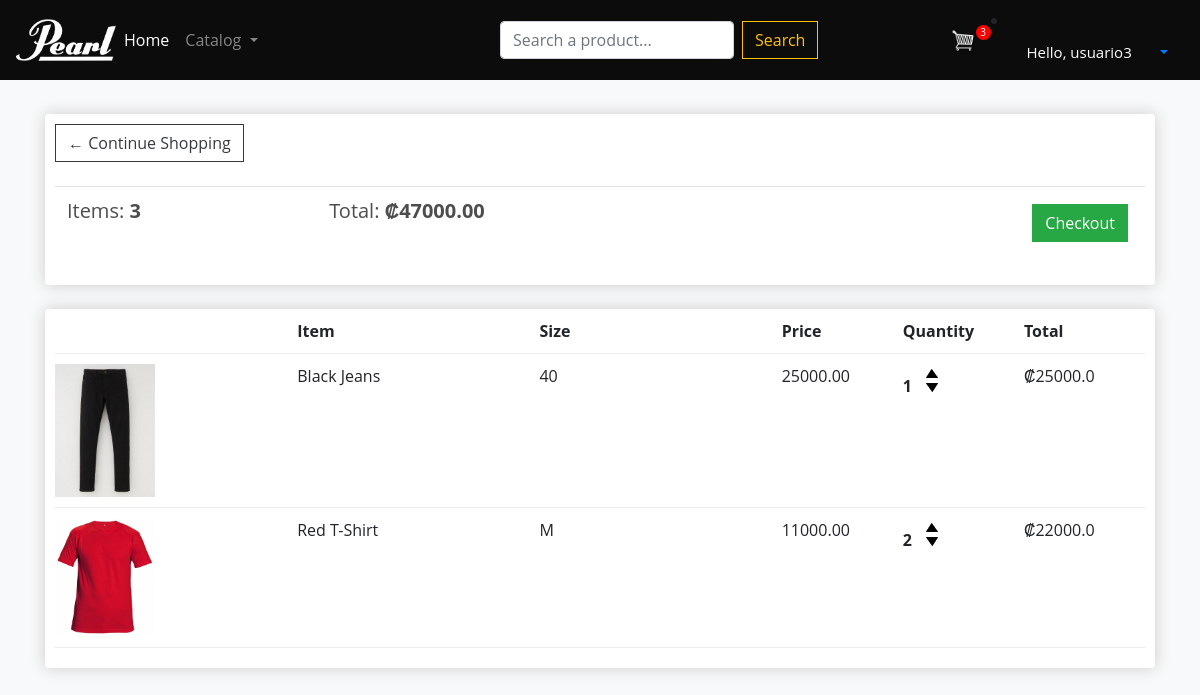
Page /cart/ (signed in) on the committed database.
### store/models.py (models this page shows, shortened)
class Order(models.Model):
    customer = models.ForeignKey(
        Customer,
        on_delete=models.SET_NULL,
        null=True,
        blank=True
    )
    date_ordered = models.DateTimeField(auto_now_add=True)
    complete = models.BooleanField(
        default=False
    )
    transaction_id = models.CharField(max_length=100, null=True)
    '''
    El siguiente metodo es para la seccion de shipping
    esta pensado bajo la logica que pueden haber produ-
    tos digitales y fisicos. El metodo revisa si es
    fisico o digital y con base a eso habilita la posi-
    bilidad de hacer ship del producto.
    '''
    @property
    def shipping(self):
        shipping = False
        orderitems = self.orderitem_set.all()
        for i in orderitems:
            if i.product.digital is False:
                shipping = True
        return shipping
    '''
    Los dos siguientes metodos es para calcular el total de
    items para una orden al igual que su precio.
    '''
    @property
    def get_cart_total(self):
        orderitems = self.orderitem_set.all()
        total = sum([item.get_total for item in orderitems])
        return total
    @property
    def get_cart_items(self):
        orderitems = self.orderitem_set.all()
        total = sum([item.quantity for item in orderitems])
        return total

class OrderItem(models.Model):
    product = models.ForeignKey(
        Product,
        on_delete=models.SET_NULL,
        null=True
    )
    order = models.ForeignKey(
        Order,
        on_delete=models.SET_NULL,
        null=True
    )
    quantity = models.IntegerField(
        default=0,
        null=True,
        blank=True
    )
    date_added = models.DateTimeField(auto_now_add=True)
    ENCARGO_STATUS = (
        ('w', 'En solicitud'),
        ('d', 'Declinado'),
        ('c', 'Encargado'),
    )
    status = models.CharField(
        max_length=1,
        choices=ENCARGO_STATUS,
        blank=True,
        default='w',
        help_text='Estado del producto'
    )
    @property
    def get_total(self):
        total = self.product.price * self.quantity
        return total

class Product(models.Model):
    name = models.CharField(max_length=200, null=True)
    price = models.FloatField()
    image = models.ImageField(null=True, blank=True)
    digital = models.BooleanField(default=False, null=True, blank=True)
    estilo = models.ForeignKey(
        Estilo,
        on_delete=models.SET_NULL,
        null=True,
        help_text='Seleccione el o los estilos de este articulo.'
    )
    talla = models.CharField(
        max_length=10,
        null=True,
        blank=True,
        help_text='Agregue la talla de la prenda.'
    )
    marca = models.ForeignKey(
        Marca,
        on_delete=models.SET_NULL,
        null=True,
        help_text='Seleccione la marca de este articulo.'
    )
    description = models.CharField(
        max_length=100,
        null=True,
        help_text='Agregue una descripcion al articulo.'
    )
    @property
    def imageURL(self):
        try:
            url = self.image.url
        except Exception:
            url = ''
        return url

### store/views.py (the view)
# urls.py: path('cart/', views.cart, name='cart'),
def cart(request):
    data = cartData(request)
    cartItems = data['cartItems']
    order = data['order']
    items = data['items']
    context = {
        'items': items,
        'order': order,
        'cartItems': cartItems
    }
    return render(request, 'store/cart.html', context)

### store/utils.py (called while the page is built)
def cartData(request):
    if request.user.is_authenticated:
        customer = request.user.customer
        order, created = Order.objects.get_or_create(
            customer=customer,
            complete=False
        )
        items = order.orderitem_set.all()
        cartItems = order.get_cart_items
    else:
        cookieData = cookieCart(request)
        cartItems = cookieData['cartItems']
        order = cookieData['order']
        items = cookieData['items']
    return {
        'cartItems': cartItems,
        'order': order,
        'items': items
    }

### store/templates/store/cart.html
{% extends 'store/main.html' %}
{% load static %}
{% block content %}
	<div class="row">
		<div class="col-lg-12">
			<div class="box-element">
				<a  class="btn btn-outline-dark" href="{% url 'store' %}">&#x2190; Continue Shopping</a>
				<br>
				<br>
				<table class="table">
					<tr>
						<th><h5>Items: <strong>{{order.get_cart_items}}</strong></h5></th>
						<th><h5>Total:<strong> ₡{{order.get_cart_total|floatformat:2}}</strong></h5></th>
						<th>
							<a  style="float:right; margin:5px;" class="btn btn-success" href="{% url 'checkout' %}">Checkout</a>
						</th>
					</tr>
				</table>
			</div>
			<br>
			<div class="box-element">
				<div class="cart-row">
					<div style="flex:2"></div>
					<div style="flex:2"><strong>Item</strong></div>
					<div style="flex:2"><strong>Size</strong></div>
					<div style="flex:1"><strong>Price</strong></div>
					<div style="flex:1"><strong>Quantity</strong></div>
					<div style="flex:1"><strong>Total</strong></div>
				</div>
				{% for item in items %}
				<div class="cart-row">
					<div style="flex:2"><img class="row-image" src="{{item.product.imageURL}}"></div>
					<div style="flex:2">{{item.product.name}}</div>
					<div style="flex:2">{{item.product.talla}}</div>
					<div style="flex:1">{{item.product.price|floatformat:2}}</div>
					<div style="flex:1">
						<p class="quantity">{{item.quantity}}</p>
						<div class="quantity">
							<img data-product={{item.product.id}} data-action="add" class="chg-quantity update-cart" src="{% static 'images/arrow-up.png' %}">
							<img data-product={{item.product.id}} data-action="remove" class="chg-quantity update-cart" src="{% static 'images/arrow-down.png' %}">
						</div>
					</div>
					<div style="flex:1">₡{{item.get_total}}</div>
				</div>
				{% endfor %}
			</div>
		</div>
	</div>
{% endblock content %}

### store/templates/store/main.html (shortened to what this page needs)
<!DOCTYPE html>
{% load static %}
<html>
<head>
    <link rel="stylesheet" href="https://stackpath.bootstrapcdn.com/bootstrap/4.4.1/css/bootstrap.min.css">
    <link rel="stylesheet" type="text/css" href="{% static 'css/main.css' %}"/>
</head>
<body>
  <div>
	<nav class="navbar navbar-expand-lg navbar-dark bg-dark">
    <div class="form-inline my-2 my-lg-0">
      <a href="{% url 'store' %}">
        <img  id="logo" src="{% static 'images/logo.png' %}">
      </a>
    </div>
  <div class="collapse navbar-collapse" id="navbarSupportedContent">
    <ul class="navbar-nav mr-auto">
      <li class="nav-item active">
        <a class="nav-link" href="{% url 'store' %}"> Home <span class="sr-only">(current)</span></a>
      </li>
      <li class="nav-item dropdown">
        <a class="nav-link dropdown-toggle" href="#" id="navbarDropdown" role="button" data-toggle="dropdown" aria-haspopup="true" aria-expanded="false">
          Catalog
        </a>
      </li>
    </ul>
    <form class="form-inline mx-auto my-2" method=POST action="{% url 'search' %}">
      <input class="form-control mr-sm-2" type="search" placeholder="Search a product..." aria-label="Search" name="searched">
      <button class="btn btn-outline-warning my-2 my-sm-0" type="submit">Search</button>
    </form>
    <div class="form-inline my-2 my-lg-0">
	     	<a href="{% url 'cart' %}">
	    		<img  id="cart-icon" src="{% static 'images/cart.png' %}">
	    	</a>
	    	<p id="cart-total">{{cartItems}}</p>
  </div>
  <li class="nav-item dropdown" id="useroptions">
    <a class="nav-link dropdown-toggle" href="#" id="navbarDropdown" role="button" data-toggle="dropdown" aria-haspopup="true" aria-expanded="false">
      <span class="hello-msg">Hello, {{request.user}}</span>
    </a>
  </li>
  </nav>
  </div>
     <div class="container">
            <br>
            {% block content %}
            {% endblock content %}
         </div>
</body>
</html>

### static/css/main.css (style rules this page uses)
body { background-color: #f8f9fa; }
h1,h2,h3,h4,h5,h6 { color:hsl(0, 0%, 30%); }
.hello-msg { font-size: 15px; color: #fff; margin-right: 20px; margin-left: 20px; }
.box-element { box-shadow:hsl(0, 0%, 80%) 0 0 16px; background-color: #fff; border-radius: 4px; padding: 10px; }
.bg-dark { background-color: #0c0c0c!important; }
#logo { width:100px; display: inline-block; }
#cart-icon { width:25px; display: inline-block; margin-left: 15px; }
#cart-total { display: block; text-align: center; color:#fff; background-color: red; width: 15px; height: 15px; border-radius: 50%; font-size: 10px; }
.col-lg-4, .col-lg-6, .col-lg-8, .col-lg-12 { margin-top: 10px; }
.btn { border-radius: 0; }
.row-image { width: 100px; }
.cart-row { display: flex; align-items: flex-stretch; padding-bottom: 10px; margin-bottom: 10px; border-bottom: 1px solid #ececec; }
.quantity { display: inline-block; font-weight: 700; padding-right:10px; }
.chg-quantity { width: 12px; cursor: pointer; display: block; margin-top: 5px; transition:.1s; }
* { box-sizing: border-box; padding: 0; margin: 0; font-family: 'Open Sans', sans-serif; }
body { line-height: 1.5; }
img { width: 100%; display: block; }

### rows in the picture
Order: get_cart_items "3", get_cart_total "47000.00"
OrderItem: product.imageURL (picture), product.name "Black Jeans", product.talla "40", product.price "25000.00", quantity "1", get_total "25000.0"
OrderItem: product.imageURL (picture), product.name "Red T-Shirt", product.talla "M", product.price "11000.00", quantity "2", get_total "22000.0"

### other values in the picture
{{ cartItems }} "3"
{{ request.user }} "usuario3"
